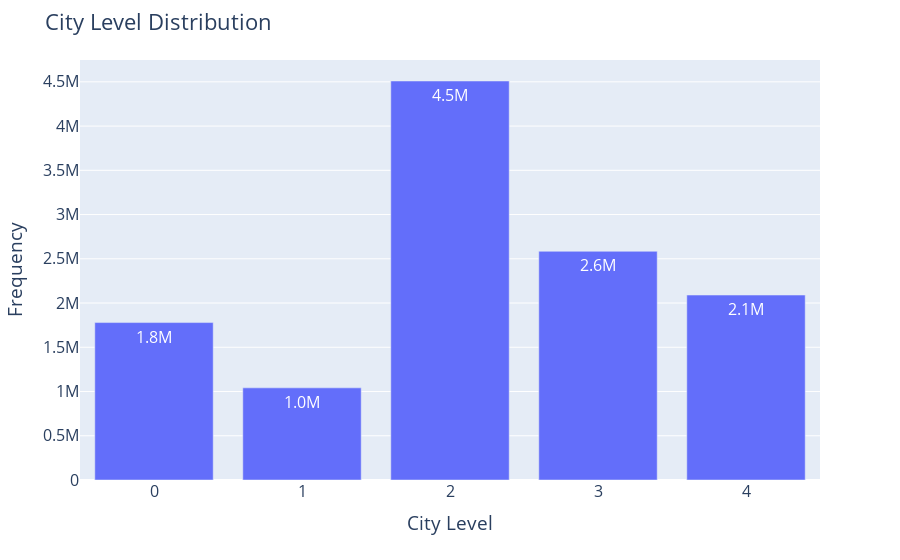

Here is the notebook cell this chart was saved with:
### Code cell
fig=px.bar(x=city_table["city_level "], y=city_table["count"],text_auto='.2s')
fig.update_layout(
    title="City Level Distribution",
    xaxis_title="City Level",
    yaxis_title="Frequency",
    font=dict(size=16))

fig.show()

### Figure 1 — Plotly figure (JSON) as saved in the notebook; plotly's stock layout.template omitted (floating-point values rounded to 4 significant figures)
{"data": [{"alignmentgroup": "True", "hovertemplate": "x=%{x}<br>y=%{y}<extra></extra>", "legendgroup": "", "marker": {"color": "#636efa", "pattern": {"shape": ""}}, "name": "", "offsetgroup": "", "orientation": "v", "showlegend": false, "textposition": "auto", "texttemplate": "%{y:.2s}", "type": "bar", "x": [1, 3, 4, 2, 0], "xaxis": "x", "y": [1041473, 2584769, 2090168, 4509452, 1779301], "yaxis": "y"}], "layout": {"barmode": "relative", "font": {"size": 16}, "legend": {"tracegroupgap": 0}, "margin": {"t": 60}, "title": {"text": "City Level Distribution"}, "xaxis": {"anchor": "y", "domain": [0, 1], "title": {"text": "City Level"}}, "yaxis": {"anchor": "x", "domain": [0, 1], "title": {"text": "Frequency"}}}}
